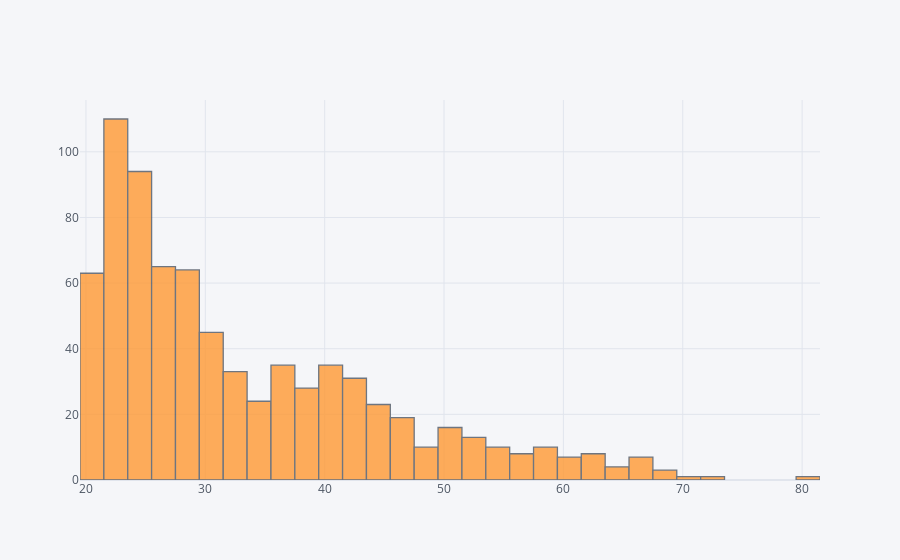

Notebook code for this chart:
### Markdown cell above
### Histograma

### Code cell
df['Age'].iplot(kind = 'hist',
                    bins = 40)

### Figure 1 — Plotly figure (JSON) as saved in the notebook; plotly's stock layout.template omitted (floating-point values rounded to 4 significant figures; data arrays with more than 128 entries replaced by an {"elided": "..."} marker saying what was removed)
{"data": [{"histfunc": "count", "histnorm": "", "marker": {"color": "rgba(255, 153, 51, 1.0)", "line": {"color": "#4D5663", "width": 1.3}}, "name": "Age", "nbinsx": 40, "opacity": 0.8, "orientation": "v", "type": "histogram", "x": {"elided": "768 int values"}}], "layout": {"barmode": "overlay", "legend": {"bgcolor": "#F5F6F9", "font": {"color": "#4D5663"}}, "paper_bgcolor": "#F5F6F9", "plot_bgcolor": "#F5F6F9", "title": {"font": {"color": "#4D5663"}}, "xaxis": {"gridcolor": "#E1E5ED", "showgrid": true, "tickfont": {"color": "#4D5663"}, "title": {"font": {"color": "#4D5663"}, "text": ""}, "zerolinecolor": "#E1E5ED"}, "yaxis": {"gridcolor": "#E1E5ED", "showgrid": true, "tickfont": {"color": "#4D5663"}, "title": {"font": {"color": "#4D5663"}, "text": ""}, "zerolinecolor": "#E1E5ED"}}}
